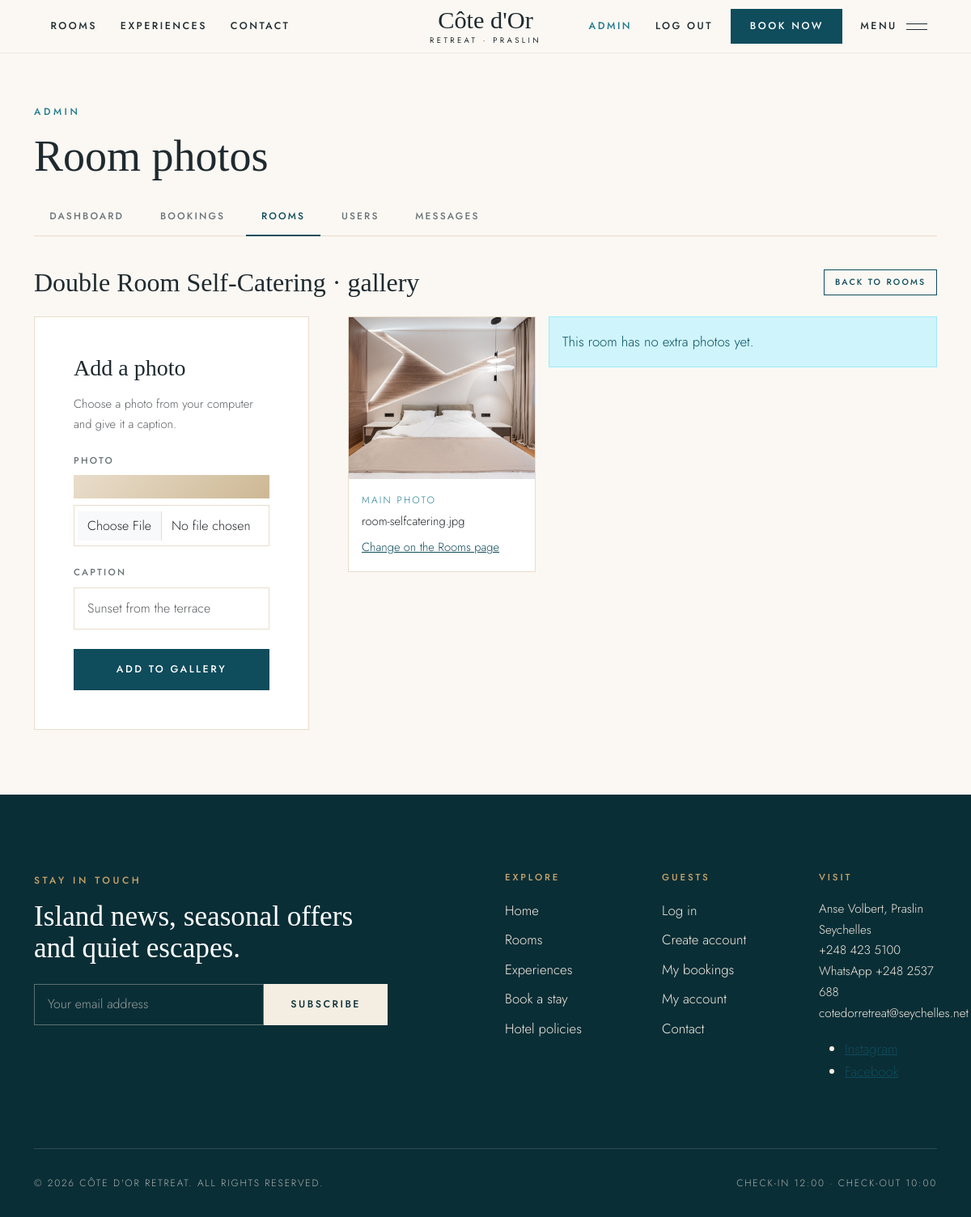
Page /admin_photos.php?room_id=2 (signed in) on the earlier database version.
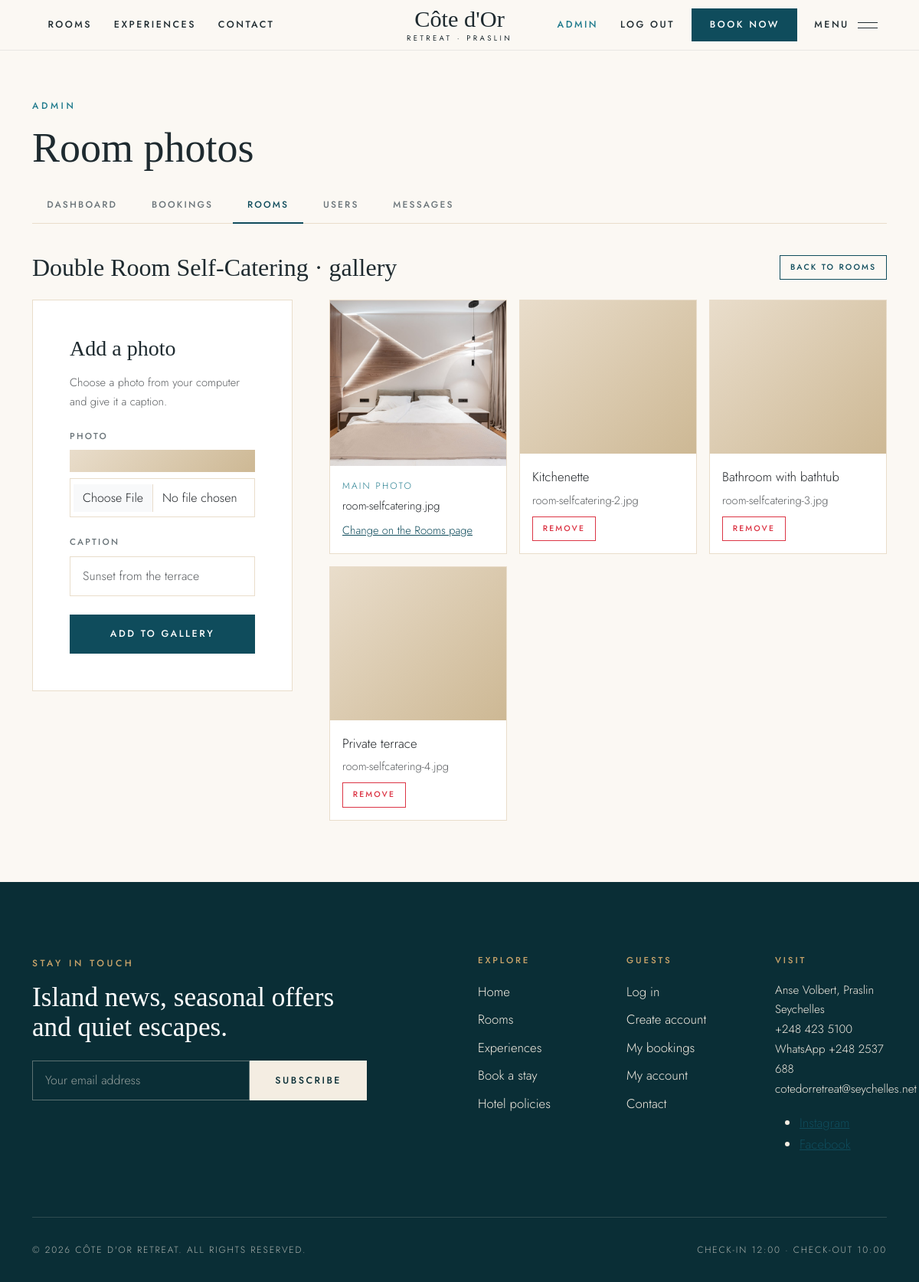
Same page on the later database version.
### tables this page shows
CREATE TABLE rooms (
    id INT AUTO_INCREMENT PRIMARY KEY,
    room_name VARCHAR(100) NOT NULL,
    room_type VARCHAR(50) NOT NULL,
    price DECIMAL(10,2) NOT NULL,
    size_m2 INT NOT NULL,
    max_guests INT NOT NULL,
    total_rooms INT NOT NULL,
    image VARCHAR(255),
    tagline VARCHAR(255),
    description TEXT,
    created_at TIMESTAMP DEFAULT CURRENT_TIMESTAMP
) DEFAULT CHARSET=utf8mb4;

CREATE TABLE room_photos (
    id INT AUTO_INCREMENT PRIMARY KEY,
    room_id INT NOT NULL,
    image VARCHAR(255) NOT NULL,
    caption VARCHAR(150),
    FOREIGN KEY (room_id) REFERENCES rooms(id) ON DELETE CASCADE
) DEFAULT CHARSET=utf8mb4;

### admin_photos.php (the view, shortened to what this page needs)
<?php
require "db_connect.php";
$pageTitle = "Room photos";
$currentPage = "admin";
$adminTab = "rooms";
$solidNav = true;
$caption = "";
$roomId = 0;
if (isset($_GET["room_id"])) {
    $roomId = (int) $_GET["room_id"];
}
$stmt = $conn->prepare("SELECT * FROM rooms WHERE id = ?");
$stmt->bind_param("i", $roomId);
$stmt->execute();
$room = $stmt->get_result()->fetch_assoc();
$stmt = $conn->prepare("SELECT * FROM room_photos WHERE room_id = ? ORDER BY id ASC");
$stmt->bind_param("i", $roomId);
$stmt->execute();
$photos = $stmt->get_result();
include "header.php";
?>
    <section class="admin-wrap">
        <div class="container">
            <?php include "admin_nav.php"; ?>
            <div class="d-flex justify-content-between align-items-center flex-wrap gap-3 mb-4">
                <h2 class="mb-0"><?php echo htmlspecialchars($room["room_name"]); ?> &middot; gallery</h2>
                <a href="admin_rooms.php" class="btn btn-sm btn-lux-outline">Back to rooms</a>
            </div>
            <div class="row g-5">
                <div class="col-12 col-lg-4">
                    <div class="form-panel">
                        <h3 class="mb-3">Add a photo</h3>
                        <p class="text-muted small">Choose a photo from your computer and give it a caption.</p>
                        <form action="admin_photos.php?room_id=<?php echo $roomId; ?>" method="POST" enctype="multipart/form-data">
                            <div class="mb-3">
                                <label for="photo" class="form-label">Photo</label>
                                <div class="photo upload-preview mb-2">
                                </div>
                                <input type="file" class="form-control" id="photo" name="photo" accept=".jpg,.jpeg,.png,.webp" onchange="previewPhoto(this, 'galleryPreview')" required>
                            </div>
                            <div class="mb-4">
                                <label for="caption" class="form-label">Caption</label>
                                <input type="text" class="form-control" id="caption" name="caption" placeholder="Sunset from the terrace" value="<?php echo htmlspecialchars($caption); ?>" required>
                            </div>
                            <button type="submit" class="btn btn-lux w-100">Add to gallery</button>
                        </form>
                    </div>
                </div>
                <div class="col-12 col-lg-8">
                    <div class="row g-3">
                        <div class="col-6 col-md-4">
                            <div class="card booking-card h-100">
                                <div class="photo admin-photo"><img src="images/<?php echo htmlspecialchars($room["image"]); ?>" alt="Main photo"></div>
                                <div class="card-body p-3">
                                    <p class="room-meta mb-1">Main photo</p>
                                    <p class="small mb-1"><?php echo htmlspecialchars($room["image"]); ?></p>
                                    <a href="admin_rooms.php?edit=<?php echo $roomId; ?>" class="small">Change on the Rooms page</a>
                                </div>
                            </div>
                        </div>
                        <?php
                        if ($photos->num_rows > 0) {
                            while ($row = $photos->fetch_assoc()) {
                        ?>
                            <div class="col-6 col-md-4">
                                <div class="card booking-card h-100">
                                    <div class="photo admin-photo"><img src="images/<?php echo htmlspecialchars($row["image"]); ?>" alt="<?php echo htmlspecialchars($row["caption"]); ?>"></div>
                                    <div class="card-body p-3">
                                        <p class="mb-1"><?php echo htmlspecialchars($row["caption"]); ?></p>
                                        <p class="small text-muted mb-2"><?php echo htmlspecialchars($row["image"]); ?></p>
                                        <form action="admin_photos.php?room_id=<?php echo $roomId; ?>" method="POST">
                                            <button type="submit" class="btn btn-sm btn-outline-danger" onclick="return confirm('Remove this photo from the gallery?')">Remove</button>
                                        </form>
                                    </div>
                                </div>
                            </div>
                        <?php
                            }
                        } else {
                            echo '<div class="col-12 col-md-8"><div class="alert alert-info">This room has no extra photos yet.</div></div>';
                        }
                        ?>
                    </div>
                </div>
            </div>
        </div>
    </section>
<?php
include "footer.php";
?>

### header.php (shortened to what this page needs)
<?php
$isLoggedIn = isset($_SESSION["user_id"]);
$isAdmin = $isLoggedIn && $_SESSION["role"] == "admin";
?>
<!DOCTYPE html>
<html lang="en">
<head>
    <link href="css/bootstrap.min.css" rel="stylesheet">
    <link rel="stylesheet" href="css/style.css">
</head>
<body>
    <nav class="navbar navbar-expand-lg fixed-top site-nav <?php if ($solidNav) { echo "nav-solid scrolled"; } ?>" id="siteNav">
        <div class="container-fluid px-3 px-lg-5">
            <a class="navbar-brand brand" href="index.php">
                Côte d'Or
                <span>Retreat &middot; Praslin</span>
            </a>
            <div class="collapse navbar-collapse" id="mainNav">
                <ul class="navbar-nav nav-left">
                    <li class="nav-item">
                        <a class="nav-link <?php if ($currentPage == "rooms") { echo "active"; } ?>" href="rooms.php">Rooms</a>
                    </li>
                    <li class="nav-item">
                        <a class="nav-link <?php if ($currentPage == "experiences") { echo "active"; } ?>" href="experiences.html">Experiences</a>
                    </li>
                    <li class="nav-item">
                        <a class="nav-link <?php if ($currentPage == "contact") { echo "active"; } ?>" href="contact.html">Contact</a>
                    </li>
                </ul>
                <ul class="navbar-nav nav-right align-items-lg-center">
                    <?php if ($isAdmin) { ?>
                        <li class="nav-item">
                            <a class="nav-link <?php if ($currentPage == "admin") { echo "active"; } ?>" href="admin_dashboard.php">Admin</a>
                        </li>
                    <?php } elseif ($isLoggedIn) { ?>
                        <li class="nav-item">
                            <a class="nav-link <?php if ($currentPage == "my_bookings") { echo "active"; } ?>" href="my_bookings.php">My bookings</a>
                        </li>
                    <?php } ?>
                    <?php if ($isLoggedIn) { ?>
                        <li class="nav-item">
                            <a class="nav-link" href="logout.php">Log out</a>
                        </li>
                    <?php } else { ?>
                        <li class="nav-item">
                            <a class="nav-link <?php if ($currentPage == "login") { echo "active"; } ?>" href="login.php">Log in</a>
                        </li>
                    <?php } ?>
                    <li class="nav-item ms-lg-2">
                        <a class="btn btn-lux btn-nav" href="booking.php">Book now</a>
                    </li>
                    <li class="nav-item d-none d-lg-block ms-lg-3">
                        <button type="button" class="menu-btn" onclick="openMenu()">
                            Menu <span class="menu-lines"></span>
                        </button>
                    </li>
                </ul>
            </div>
        </div>
    </nav>

### admin_nav.php
<p class="eyebrow">Admin</p>
<h1 class="section-title"><?php echo htmlspecialchars($pageTitle); ?></h1>
<div class="admin-tabs">
    <a href="admin_dashboard.php" class="<?php if ($adminTab == "dashboard") { echo "active"; } ?>">Dashboard</a>
    <a href="admin_bookings.php" class="<?php if ($adminTab == "bookings") { echo "active"; } ?>">Bookings</a>
    <a href="admin_rooms.php" class="<?php if ($adminTab == "rooms") { echo "active"; } ?>">Rooms</a>
    <a href="admin_users.php" class="<?php if ($adminTab == "users") { echo "active"; } ?>">Users</a>
    <a href="admin_messages.php" class="<?php if ($adminTab == "messages") { echo "active"; } ?>">Messages</a>
</div>

### footer.php (shortened to what this page needs)
    <footer class="site-footer" id="newsletter">
        <div class="container">
            <div class="row g-5">
                <div class="col-12 col-lg-5">
                    <p class="eyebrow">Stay in touch</p>
                    <h3 class="footer-title">Island news, seasonal offers and quiet escapes.</h3>
                    <form class="newsletter-form mt-4" action="subscribe.php" method="POST">
                        <input type="email" class="form-control" name="email" placeholder="Your email address" required>
                        <button type="submit" class="btn btn-lux">Subscribe</button>
                    </form>
                </div>
                <div class="col-6 col-lg-2 offset-lg-1">
                    <h6 class="footer-heading">Explore</h6>
                    <ul class="footer-links">
                        <li><a href="index.php">Home</a></li>
                        <li><a href="rooms.php">Rooms</a></li>
                        <li><a href="experiences.html">Experiences</a></li>
                        <li><a href="booking.php">Book a stay</a></li>
                        <li><a href="policies.html">Hotel policies</a></li>
                    </ul>
                </div>
                <div class="col-6 col-lg-2">
                    <h6 class="footer-heading">Guests</h6>
                    <ul class="footer-links">
                        <li><a href="login.php">Log in</a></li>
                        <li><a href="register.php">Create account</a></li>
                        <li><a href="my_bookings.php">My bookings</a></li>
                        <li><a href="account.php">My account</a></li>
                        <li><a href="contact.html">Contact</a></li>
                    </ul>
                </div>
                <div class="col-12 col-lg-2">
                    <h6 class="footer-heading">Visit</h6>
                    <p class="footer-text">
                        Anse Volbert, Praslin<br>
                        Seychelles<br>
                        +248 423 5100<br>
                        WhatsApp +248 2537 688<br>
                        cotedorretreat@seychelles.net
                    </p>
                    <ul class="footer-social">
                        <li><a href="https://www.instagram.com/" target="_blank" rel="noopener">Instagram</a></li>
                        <li><a href="https://www.facebook.com/" target="_blank" rel="noopener">Facebook</a></li>
                    </ul>
                </div>
            </div>
            <div class="footer-bottom">
                <span>&copy; <?php echo date("Y"); ?> Côte d'Or Retreat. All rights reserved.</span>
                <span>Check-in 12:00 &middot; Check-out 10:00</span>
            </div>
        </div>
    </footer>
</body>
</html>

Differences in the rows shown:
added room_photos: caption "Kitchenette", image "room-selfcatering-2.jpg"
added room_photos: caption "Bathroom with bathtub", image "room-selfcatering-3.jpg"
added room_photos: caption "Private terrace", image "room-selfcatering-4.jpg"
Other differences:
text no longer shown: "This room has no extra photos yet."
